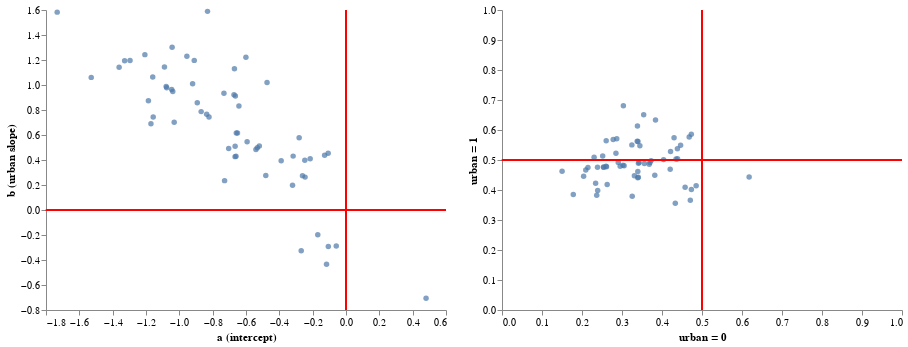

Source (notebook cell):
### Code cell
plot = alt.Chart(aux_plot)\
   .mark_circle()\
   .encode(
        x=alt.X('a', title='a (intercept)'),
        y=alt.Y('b', title='b (urban slope)')
          )

scale=alt.Scale(domain=(0,1))
plot2 = alt.Chart(aux_plot)\
   .mark_circle()\
   .encode(
        x=alt.X('u0', title='urban = 0', scale=scale),
        y=alt.Y('u1', title='urban = 1', scale=scale)
          )

rule_v = alt.Chart(aux_plot).mark_rule(color='red').encode(x='v:Q', size=alt.value(1))
rule_h = alt.Chart(aux_plot).mark_rule(color='red').encode(y='v:Q', size=alt.value(1))

alt.hconcat((plot+rule_v+rule_h).transform_calculate(v="0"),
            (plot2+rule_v+rule_h).transform_calculate(v="0.5")).configure_view(stroke=None).configure_axis(grid=False)

### Figure 1 — Vega-Lite specification as saved in the notebook (floating-point values rounded to 4 significant figures)
{"$schema": "https://vega.github.io/schema/vega-lite/v3.3.0.json", "config": {"axis": {"grid": false}, "mark": {"tooltip": null}, "view": {"height": 300, "stroke": null, "width": 400}}, "data": {"name": "data-b8758c02e5fd66312cd203f9f748426b"}, "datasets": {"data-b8758c02e5fd66312cd203f9f748426b": [{"a": -1.529, "b": 1.061, "u0": 0.1782, "u1": 0.3852}, {"a": -0.6582, "b": 0.6162, "u0": 0.3411, "u1": 0.4895}, {"a": -0.6721, "b": 0.9227, "u0": 0.338, "u1": 0.5623}, {"a": -0.8309, "b": 1.589, "u0": 0.3035, "u1": 0.681}, {"a": -0.6512, "b": 0.6163, "u0": 0.3427, "u1": 0.4913}, {"a": -1.043, "b": 1.301, "u0": 0.2605, "u1": 0.5642}, {"a": -0.836, "b": 0.7659, "u0": 0.3024, "u1": 0.4825}, {"a": -0.6635, "b": 0.9118, "u0": 0.34, "u1": 0.5618}, {"a": -0.9204, "b": 1.01, "u0": 0.2849, "u1": 0.5224}, {"a": -1.296, "b": 1.196, "u0": 0.2149, "u1": 0.475}, {"a": -1.733, "b": 1.583, "u0": 0.1502, "u1": 0.4626}, {"a": -0.6656, "b": 0.4269, "u0": 0.3395, "u1": 0.4406}, {"a": -0.4812, "b": 0.2756, "u0": 0.382, "u1": 0.4488}, {"a": -0.6005, "b": 1.222, "u0": 0.3542, "u1": 0.6505}, {"a": -0.66, "b": 0.4303, "u0": 0.3408, "u1": 0.4428}, {"a": -0.2811, "b": 0.5785, "u0": 0.4302, "u1": 0.5738}, {"a": -0.822, "b": 0.7446, "u0": 0.3053, "u1": 0.4807}, {"a": -0.8923, "b": 0.8584, "u0": 0.2906, "u1": 0.4915}, {"a": -0.7323, "b": 0.9346, "u0": 0.3247, "u1": 0.5504}, {"a": -0.5319, "b": 0.4985, "u0": 0.3701, "u1": 0.4916}, {"a": -0.2687, "b": -0.3252, "u0": 0.4332, "u1": 0.3557}, {"a": -1.079, "b": 0.9875, "u0": 0.2537, "u1": 0.4771}, {"a": -0.869, "b": 0.787, "u0": 0.2955, "u1": 0.4795}, {"a": -1.328, "b": 1.194, "u0": 0.2094, "u1": 0.4666}, {"a": -0.3208, "b": 0.1978, "u0": 0.4205, "u1": 0.4693}, {"a": -0.5933, "b": 0.5453, "u0": 0.3559, "u1": 0.488}, {"a": -1.361, "b": 1.143, "u0": 0.204, "u1": 0.4456}, {"a": -1.031, "b": 0.7016, "u0": 0.2629, "u1": 0.4185}, {"a": -1.089, "b": 1.143, "u0": 0.2518, "u1": 0.5135}, {"a": -0.4737, "b": 1.02, "u0": 0.3837, "u1": 0.6332}, {"a": -0.389, "b": 0.3941, "u0": 0.404, "u1": 0.5013}, {"a": -1.076, "b": 0.9773, "u0": 0.2543, "u1": 0.4754}, {"a": -0.9547, "b": 1.23, "u0": 0.278, "u1": 0.5684}, {"a": 0.4804, "b": -0.7068, "u0": 0.6178, "u1": 0.4436}, {"a": -0.3171, "b": 0.431, "u0": 0.4214, "u1": 0.5284}, {"a": -0.6652, "b": 0.5107, "u0": 0.3396, "u1": 0.4615}, {"a": -0.2611, "b": 0.2749, "u0": 0.4351, "u1": 0.5035}, {"a": -1.207, "b": 1.243, "u0": 0.2303, "u1": 0.509}, {"a": -0.2456, "b": 0.263, "u0": 0.4389, "u1": 0.5043}, {"a": -0.5404, "b": 0.4836, "u0": 0.3681, "u1": 0.4858}, {"a": -0.1061, "b": -0.2927, "u0": 0.4735, "u1": 0.4016}, {"a": -0.05839, "b": -0.2888, "u0": 0.4854, "u1": 0.4141}, {"a": -0.2149, "b": 0.4108, "u0": 0.4465, "u1": 0.5488}, {"a": -1.046, "b": 0.9637, "u0": 0.26, "u1": 0.4795}, {"a": -0.9104, "b": 1.197, "u0": 0.2869, "u1": 0.5711}, {"a": -0.107, "b": 0.4535, "u0": 0.4733, "u1": 0.5858}, {"a": -0.52, "b": 0.5118, "u0": 0.3728, "u1": 0.4979}, {"a": -0.2472, "b": 0.3986, "u0": 0.4385, "u1": 0.5378}, {"a": -1.039, "b": 0.9482, "u0": 0.2613, "u1": 0.4772}, {"a": -0.6694, "b": 1.131, "u0": 0.3386, "u1": 0.6133}, {"a": -0.6425, "b": 0.8318, "u0": 0.3447, "u1": 0.5472}, {"a": -0.1168, "b": -0.4343, "u0": 0.4708, "u1": 0.3656}, {"a": -0.7038, "b": 0.4928, "u0": 0.331, "u1": 0.4475}, {"a": -0.7284, "b": 0.235, "u0": 0.3255, "u1": 0.3791}, {"a": -0.1282, "b": 0.4383, "u0": 0.468, "u1": 0.5769}, {"a": -1.186, "b": 0.8731, "u0": 0.2341, "u1": 0.4225}, {"a": -0.1693, "b": -0.1976, "u0": 0.4578, "u1": 0.4093}, {"a": -1.16, "b": 1.064, "u0": 0.2387, "u1": 0.4761}, {"a": -1.157, "b": 0.7449, "u0": 0.2393, "u1": 0.3985}, {"a": -1.17, "b": 0.6902, "u0": 0.2368, "u1": 0.3822}]}, "hconcat": [{"layer": [{"encoding": {"x": {"field": "a", "title": "a (intercept)", "type": "quantitative"}, "y": {"field": "b", "title": "b (urban slope)", "type": "quantitative"}}, "mark": "circle"}, {"encoding": {"size": {"value": 1}, "x": {"field": "v", "type": "quantitative"}}, "mark": {"color": "red", "type": "rule"}}, {"encoding": {"size": {"value": 1}, "y": {"field": "v", "type": "quantitative"}}, "mark": {"color": "red", "type": "rule"}}], "transform": [{"as": "v", "calculate": "0"}]}, {"layer": [{"encoding": {"x": {"field": "u0", "scale": {"domain": [0, 1]}, "title": "urban = 0", "type": "quantitative"}, "y": {"field": "u1", "scale": {"domain": [0, 1]}, "title": "urban = 1", "type": "quantitative"}}, "mark": "circle"}, {"encoding": {"size": {"value": 1}, "x": {"field": "v", "type": "quantitative"}}, "mark": {"color": "red", "type": "rule"}}, {"encoding": {"size": {"value": 1}, "y": {"field": "v", "type": "quantitative"}}, "mark": {"color": "red", "type": "rule"}}], "transform": [{"as": "v", "calculate": "0.5"}]}]}
